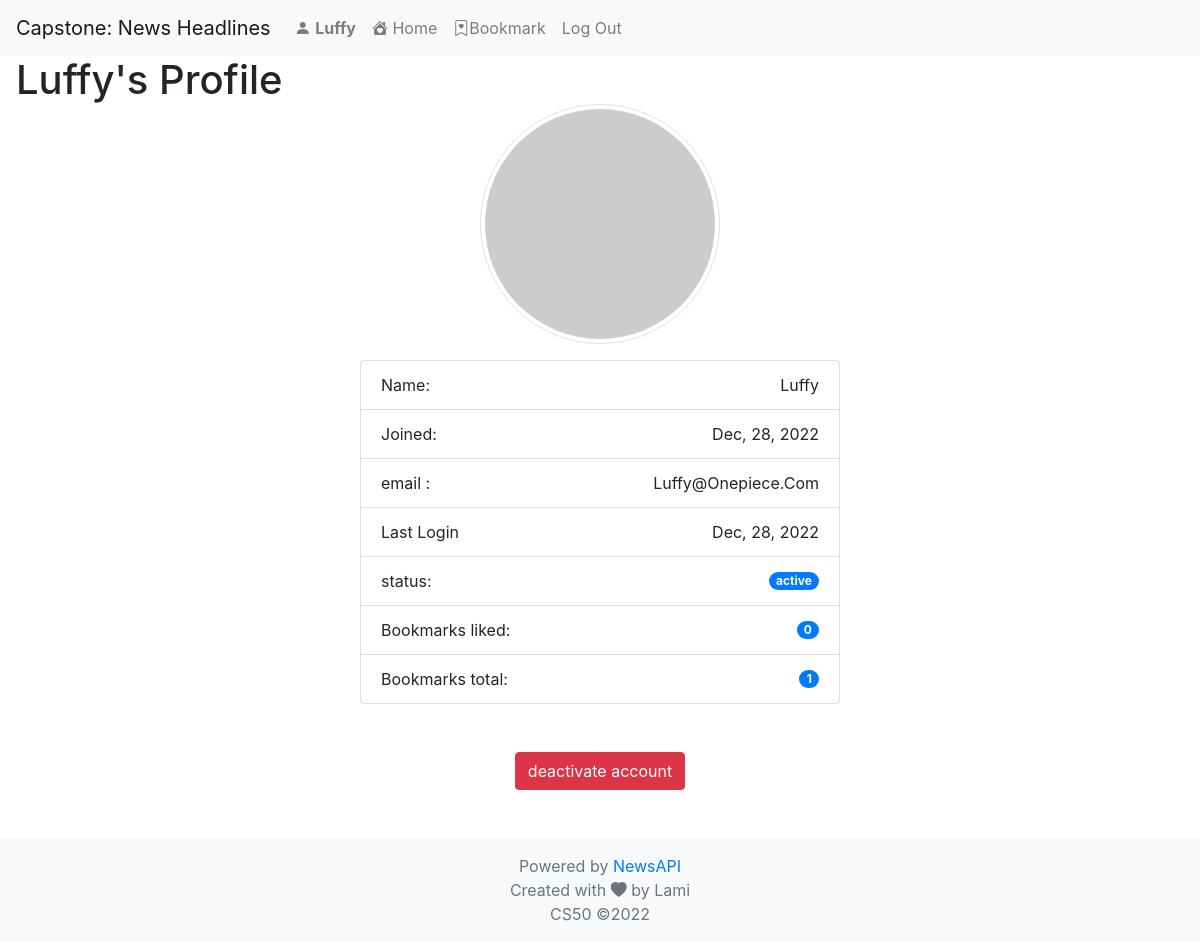
Page /profile (signed in) on the earlier database version.
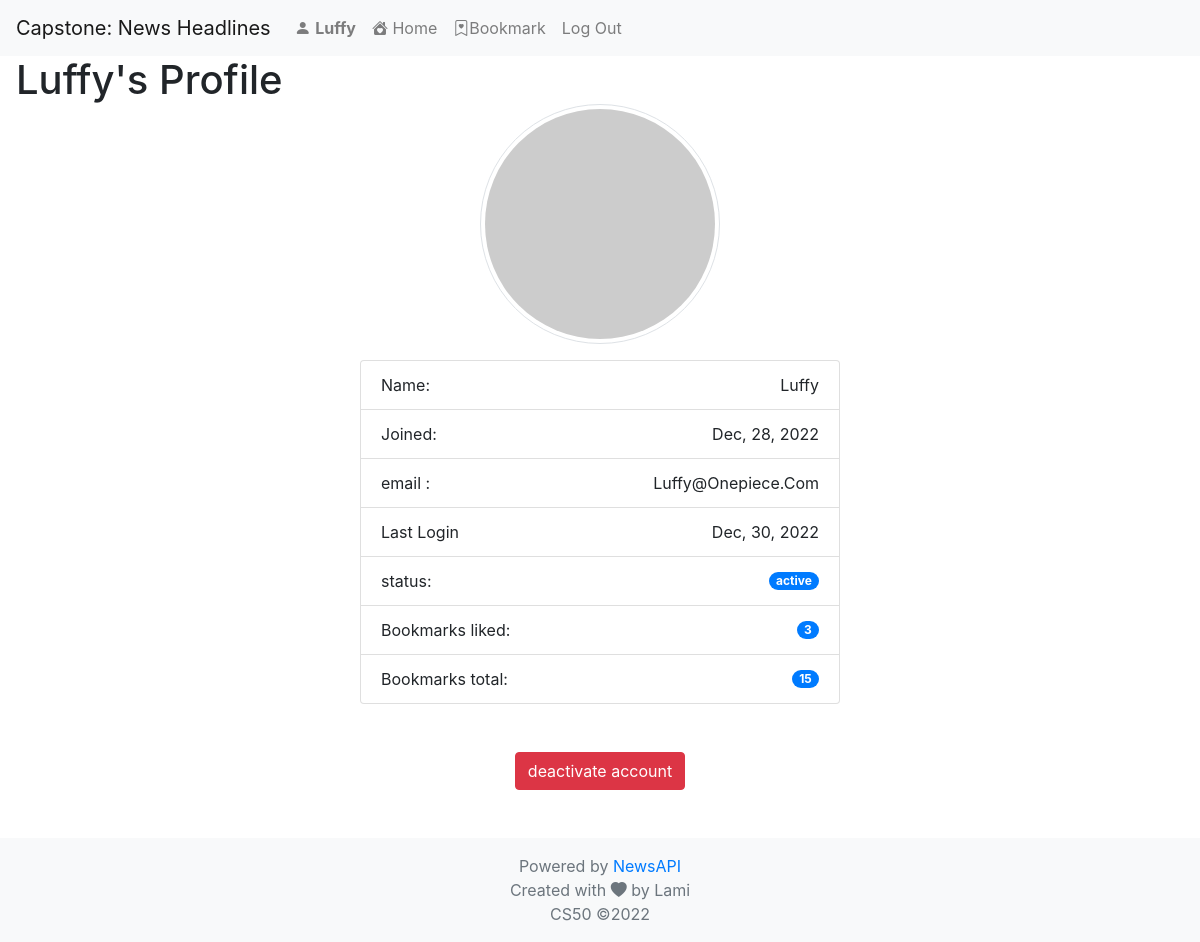
Same page on the later database version.
### capstone/models.py (models this page shows)
class User(AbstractUser):
    pass

### capstone/views.py (the view)
# urls.py: path('profile', views.user_profile, name='profile'),
@login_required
def user_profile(request):
    try:
        info_articles = request.user.user_newsfeeds.all()
        context = {'allCount':info_articles.count(), "likeCount": info_articles.filter(like=True).count()}
        return render(request, "capstone/userprofile.html", context)
    except User.DoesNotExist:
        return HttpResponse(status=404)

### capstone/templates/capstone/userprofile.html (shortened to what this page needs)
{% extends "capstone/layout.html" %}
{% load static %}
{% block body %}
{% block style %}
<link href="{% static 'capstone/styles.css' %}" rel="stylesheet">
{% endblock %}
<div class="mb-5"><h1 class="d-inline-block mb-0  ml-3 mr-1"> {{ user.username}}'s Profile </h1>
  <div class="text-center">
      <img src="https://robohash.org/23.238.193.4.png" style="width:20vw; display: inline-block;" class="img-fluid img-thumbnail rounded-pill rounded" alt="Responsive image"/>
<ul class=" mt-3 mb-0 list-group text-center"  style="width:40vw; display: inline-block; vertical-align:middle;">
<li class="list-group-item d-flex justify-content-between align-items-center">
  Name:
    <span class="text" id="username"> {{ user.username  }}</span>
  </li>
   <li class="list-group-item d-flex justify-content-between align-items-center">
      Joined:
    <span class="text-capitalize text-wrap">{{ user.date_joined|date:"M, d, Y" }}</span>
  </li>
  <li class="list-group-item d-flex justify-content-between align-items-center">
     email :
    <span id="countbadge" class="text-capitalize text-wrap">{{ user.email }}</span>
  </li>
    <li class="list-group-item d-flex justify-content-between align-items-center">
   Last Login
    <span class="text-capitalize text-wrap">{{ user.last_login|date:"M, d, Y" }}</span>
  </li>
    <li class="list-group-item d-flex justify-content-between align-items-center">
  status:
    <span class="badge badge-primary badge-pill">{% if user.pk %} active {% else %} false {% endif %}</span>
  </li>
      <li class="list-group-item d-flex justify-content-between align-items-center">
    Bookmarks liked:
    <span class="badge badge-primary badge-pill">{{ likeCount }}</span>
  </li>
      <li class="list-group-item d-flex justify-content-between align-items-center">
    Bookmarks total:
    <span class="badge badge-primary badge-pill">{{ allCount }}</span>
  </li>
</ul>
<br/>
<button type="button" class="btn btn-danger mt-5 " data-toggle="modal" data-target="#exampleModal">
  deactivate account
</button>
</div>
</div>
{% endblock %}

### capstone/templates/capstone/layout.html (shortened to what this page needs)
{% load static %}
<!DOCTYPE html>
<html lang="en">
    <head>
        <link rel="stylesheet" href="https://stackpath.bootstrapcdn.com/bootstrap/4.4.1/css/bootstrap.min.css">
        {% block style %}
        {% endblock %}
        <link rel="stylesheet" href="https://cdn.jsdelivr.net/npm/bootstrap-icons@1.10.2/font/bootstrap-icons.css">
           <link rel="stylesheet" href=
"https://cdnjs.cloudflare.com/ajax/libs/bootstrap-select/1.13.1/css/bootstrap-select.min.css">
    </head>
    <body>
        <div role="main" class="flex-shrink-0">
        <nav class="navbar navbar-expand-lg navbar-light bg-light">
            <a class="navbar-brand" href="#">Capstone: News Headlines </a>
            <div>
              <ul class="navbar-nav mr-auto">
                {% if user.is_authenticated %}
                    <li class="nav-item">
                        <a class="nav-link" href="{% url 'profile' %}"><i class="bi bi-person-fill"></i> <strong>{{ user.username }}</strong></a>
                    </li>
                {% endif %}
                <li class="nav-item">
                  <a class="nav-link" href="{% url 'index' %}"> <i class="bi bi-house-heart-fill"></i> Home</a>
                </li>
                {% if user.is_authenticated %}
                    <li class="nav-item">
                        <a class="nav-link" href="{% url 'bookmark' %}"><i class="bi bi-bookmark-heart"></i>Bookmark</a>
                    </li>
                    <li class="nav-item">
                        <a class="nav-link" href="{% url 'logout' %}">Log Out</a>
                    </li>
                {% endif %}
              </ul>
            </div>
          </nav>
        <div class="body">
            {% block body %}
            {% endblock %}
        </div>
       </div>
<footer class="footer mt-auto py-3 mb-0  bg-light">
  <div >
    <span class="text-muted"> Powered by <span class="tag is-success"><a href="https://newsapi.org/" target="_blank">NewsAPI</a></span> <br> Created with <i class="bi bi-heart-fill"></i> by  Lami <br> CS50 &copy;2022</span>
  </div>
</footer>
    </body>
</html>

### capstone/templates/capstone/layout.html (style rules this page uses)
.footer { width: auto; padding: 0 15px; text-align: center; }

Differences in the rows shown:
changed User "Luffy": last_login "Dec, 28, 2022" → "Dec, 30, 2022"
Other differences:
{{ likeCount }}: "0" → "3"
{{ allCount }}: "1" → "15"
